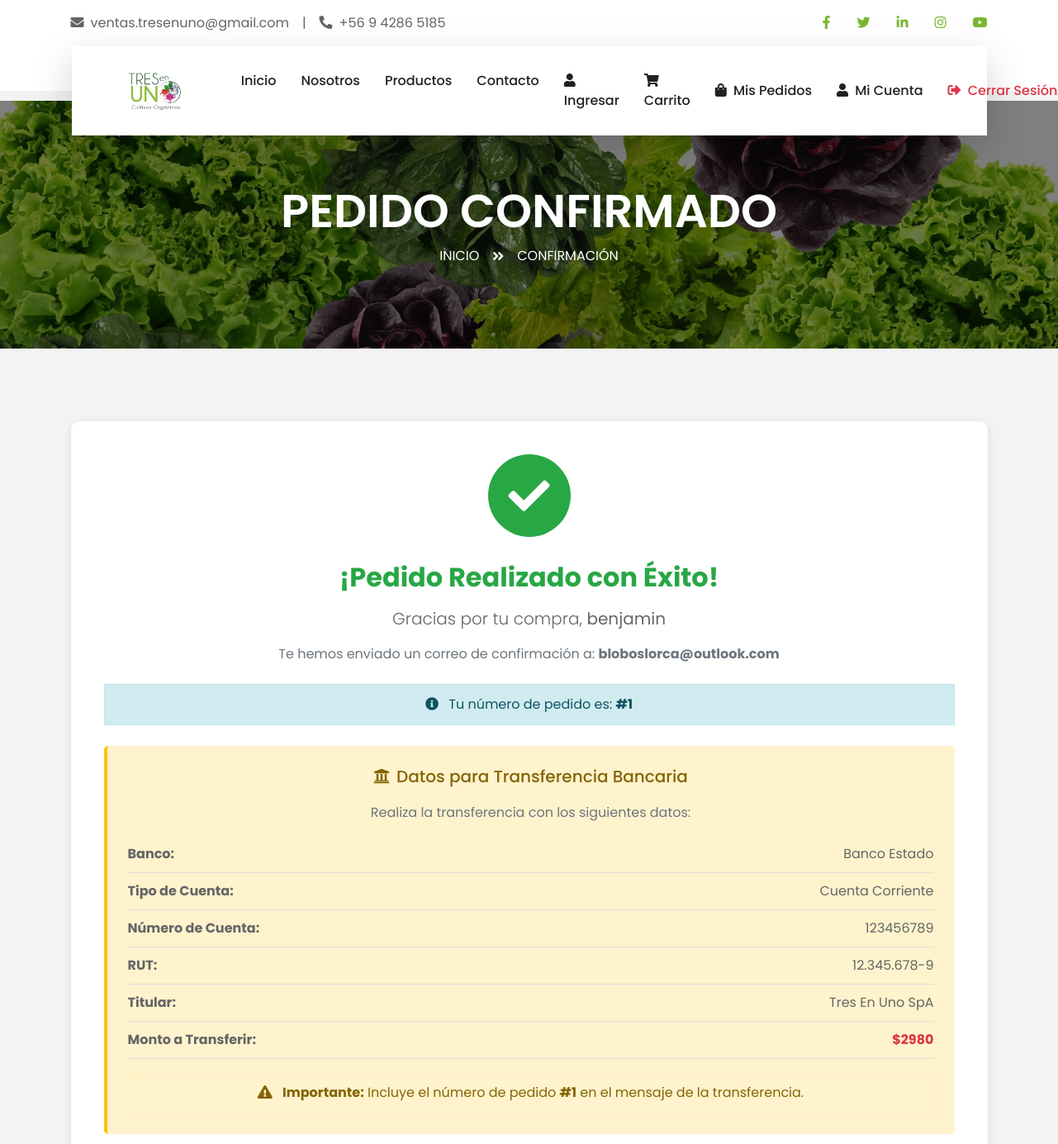
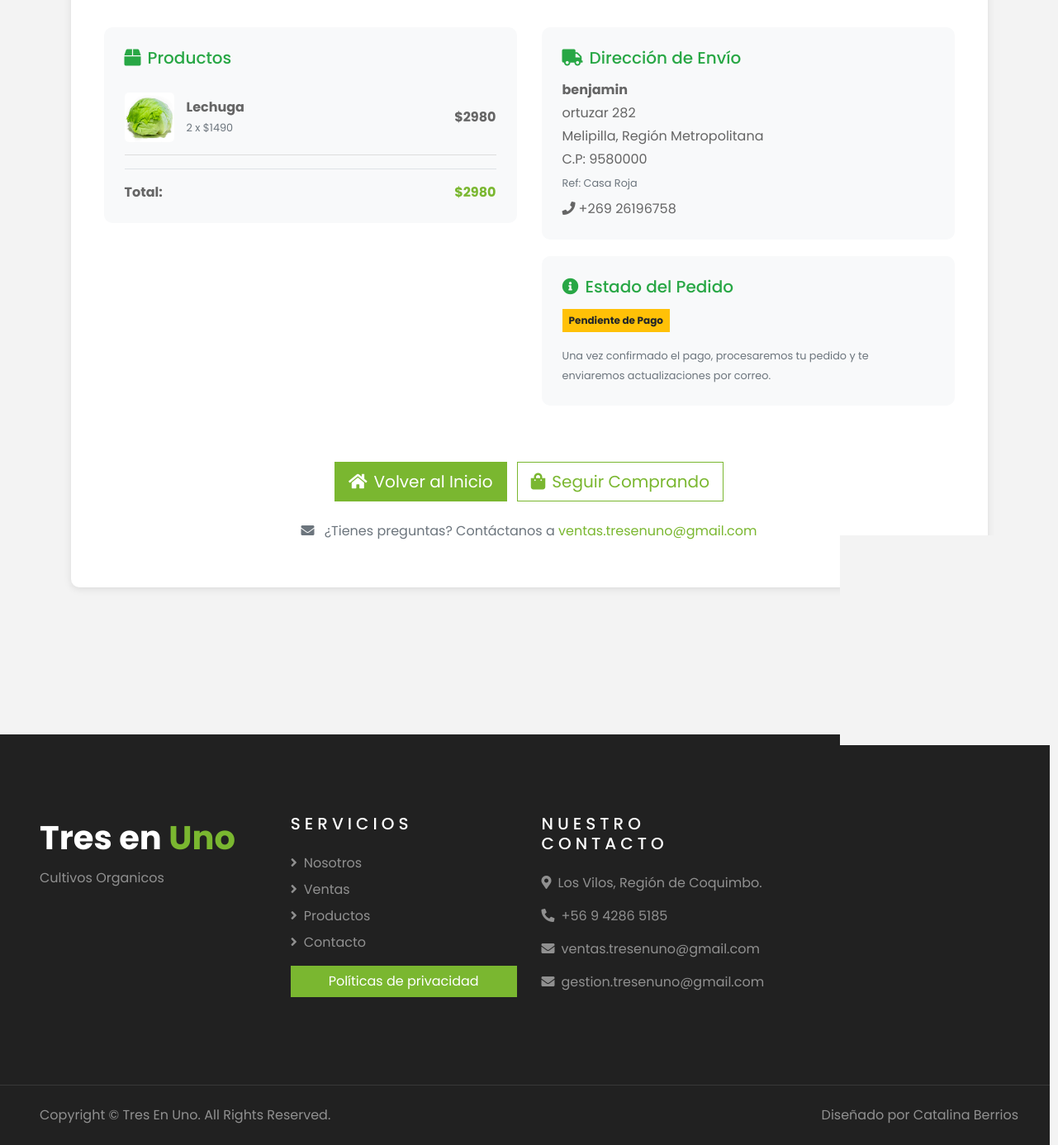
The page /pedido-confirmado/1/ on the database its author committed (2 pictures, top to bottom).
### miapp/models.py (models this page shows, shortened)
class Pedido(models.Model):
    ESTADOS = [
        ('pendiente_pago', 'Pendiente de Pago'),
        ('pagado', 'Pagado'),
        ('preparando', 'Preparando Envío'),
        ('enviado', 'Enviado'),
        ('completado', 'Completado'),
        ('cancelado', 'Cancelado'),
    ]
    METODOS_PAGO = [
        ('transferencia', 'Transferencia Bancaria'),
        ('webpay', 'Webpay (Próximamente)'),
    ]
    fecha_pedido = models.DateTimeField(auto_now_add=True)
    total_pedido = models.DecimalField(max_digits=10, decimal_places=2)
    estado_pedido = models.CharField(max_length=50, choices=ESTADOS, default='pendiente_pago')
    metodo_pago = models.CharField(max_length=50, choices=METODOS_PAGO, default='transferencia')
    usuario = models.ForeignKey(settings.AUTH_USER_MODEL, on_delete=models.SET_NULL, null=True, blank=True)
    nombre_cliente = models.CharField(max_length=255)
    correo_cliente = models.EmailField()
    telefono_cliente = models.CharField(max_length=20)
    direccion = models.CharField(max_length=500)
    region = models.CharField(max_length=100)
    comuna = models.CharField(max_length=100)
    codigo_postal = models.CharField(max_length=20, blank=True, null=True)
    referencia_direccion = models.TextField(blank=True, null=True, help_text="Referencias adicionales para encontrar la dirección")
    notas_pedido = models.TextField(blank=True, null=True, help_text="Notas o comentarios del cliente")
    fecha_pago = models.DateTimeField(null=True, blank=True)
    fecha_envio = models.DateTimeField(null=True, blank=True)
    fecha_entrega = models.DateTimeField(null=True, blank=True)
    numero_seguimiento = models.CharField(max_length=100, blank=True, null=True, help_text="Número de seguimiento del envío")
    nombre_invitado = models.CharField(max_length=255, null=True, blank=True)
    correo_invitado = models.EmailField(null=True, blank=True)
    class Meta:
        db_table = 'pedidos'
        ordering = ['-fecha_pedido']

class DetallePedido(models.Model):
    cantidad = models.IntegerField()
    precio_compra = models.DecimalField(max_digits=10, decimal_places=2)
    id_pedido = models.ForeignKey(Pedido, on_delete=models.CASCADE)
    id_producto = models.ForeignKey(Producto, on_delete=models.CASCADE)
    class Meta:
        db_table = 'detalle_pedidos'

class Producto(models.Model):
    nombre = models.CharField(max_length=50)
    descripcion = models.CharField(max_length=250)
    precio_unitario = models.IntegerField()
    unidad_medida = models.CharField(max_length=20)
    stock_disponible = models.IntegerField()
    id_categoria = models.ForeignKey(Categoria, on_delete=models.CASCADE)
    imagen = models.ForeignKey(Imagen, on_delete=models.CASCADE, null=True, blank=True)

class Imagen(models.Model):
    nombre = models.CharField(max_length=100)
    imagen = models.ImageField(upload_to='productos/')

### miapp/views.py (the view)
# urls.py: path('pedido-confirmado/<int:pedido_id>/', views.confirmacion_pedido, name='confirmacion_pedido'),
def confirmacion_pedido(request, pedido_id):
    pedido = get_object_or_404(Pedido, pk=pedido_id)
    detalles = pedido.detallepedido_set.all()
    detalles_con_subtotal = []
    for detalle in detalles:
        detalles_con_subtotal.append({
            'detalle': detalle,
            'subtotal': detalle.cantidad * detalle.precio_compra
        })
    contexto = {
        'pedido': pedido,
        'detalles': detalles,
        'detalles_con_subtotal': detalles_con_subtotal,  # NUEVO
    }
    return render(request, 'miapp/confirmacion_pedido.html', contexto)

### miapp/templates/miapp/confirmacion_pedido.html (shortened to what this page needs)
{% load static %}
<!DOCTYPE html>
<html lang="es">
<head>
    <link href="https://cdnjs.cloudflare.com/ajax/libs/font-awesome/5.10.0/css/all.min.css" rel="stylesheet">
    <link href="{% static 'css/style.css' %}" rel="stylesheet">
</head>
<body>
    {% include 'miapp/barrabase.html' %}
    <div class="container-fluid page-header">
        <div class="container">
            <div class="d-flex flex-column align-items-center justify-content-center" style="min-height: 300px">
                <h3 class="display-4 text-white text-uppercase">Pedido Confirmado</h3>
                <div class="d-inline-flex text-white">
                    <p class="m-0 text-uppercase"><a class="text-white" href="{% url 'inicio' %}">Inicio</a></p>
                    <i class="fa fa-angle-double-right pt-1 px-3"></i>
                    <p class="m-0 text-uppercase">Confirmación</p>
                </div>
            </div>
        </div>
    </div>
    <div class="container py-5">
        <div class="confirmacion-container">
            <div class="check-icon">
                <i class="fa fa-check"></i>
            </div>
            <h2 class="text-success mb-3">¡Pedido Realizado con Éxito!</h2>
            <p class="lead">Gracias por tu compra, <strong>{{ pedido.nombre_cliente }}</strong></p>
            <p class="text-muted">Te hemos enviado un correo de confirmación a: <strong>{{ pedido.correo_cliente }}</strong></p>
            <div class="alert alert-info mt-4">
                <i class="fa fa-info-circle mr-2"></i>
                Tu número de pedido es: <strong>#{{ pedido.id }}</strong>
            </div>
            <div class="datos-transferencia">
                <h5><i class="fa fa-university mr-2"></i>Datos para Transferencia Bancaria</h5>
                <p class="text-muted mb-3">Realiza la transferencia con los siguientes datos:</p>
                <div class="dato-bancario">
                    <span><strong>Banco:</strong></span>
                    <span>Banco Estado</span>
                </div>
                <div class="dato-bancario">
                    <span><strong>Tipo de Cuenta:</strong></span>
                    <span>Cuenta Corriente</span>
                </div>
                <div class="dato-bancario">
                    <span><strong>Número de Cuenta:</strong></span>
                    <span>123456789</span>
                </div>
                <div class="dato-bancario">
                    <span><strong>RUT:</strong></span>
                    <span>12.345.678-9</span>
                </div>
                <div class="dato-bancario">
                    <span><strong>Titular:</strong></span>
                    <span>Tres En Uno SpA</span>
                </div>
                <div class="dato-bancario">
                    <span><strong>Monto a Transferir:</strong></span>
                    <span class="text-danger"><strong>${{ pedido.total_pedido|floatformat:0 }}</strong></span>
                </div>
                <div class="alert alert-warning mt-3 mb-0">
                    <i class="fa fa-exclamation-triangle mr-2"></i>
                    <strong>Importante:</strong> Incluye el número de pedido <strong>#{{ pedido.id }}</strong> en el mensaje de la transferencia.
                </div>
            </div>
            <div class="row mt-4">
                <div class="col-md-6">
                    <div class="info-box">
                        <h5><i class="fa fa-box mr-2"></i>Productos</h5>
                        {% for item in detalles_con_subtotal %}
                        <div class="producto-item">
                            {% if item.detalle.id_producto.imagen %}
                                <img src="{{ item.detalle.id_producto.imagen.imagen.url }}" alt="{{ item.detalle.id_producto.nombre }}">
                            {% else %}
                                <img src="{% static 'img/default-product.jpg' %}" alt="Sin imagen">
                            {% endif %}
                            <div class="flex-grow-1">
                                <strong>{{ item.detalle.id_producto.nombre }}</strong>
                                <br>
                                <small class="text-muted">{{ item.detalle.cantidad }} x ${{ item.detalle.precio_compra|floatformat:0 }}</small>
                            </div>
                            <strong>${{ item.subtotal|floatformat:0 }}</strong>
                        </div>
                        {% endfor %}
                        <div class="d-flex justify-content-between mt-3 pt-3 border-top">
                            <strong>Total:</strong>
                            <strong class="text-primary">${{ pedido.total_pedido|floatformat:0 }}</strong>
                        </div>
                    </div>
                </div>
                <div class="col-md-6">
                    <div class="info-box">
                        <h5><i class="fa fa-truck mr-2"></i>Dirección de Envío</h5>
                        <p class="mb-1"><strong>{{ pedido.nombre_cliente }}</strong></p>
                        <p class="mb-1">{{ pedido.direccion }}</p>
                        <p class="mb-1">{{ pedido.comuna }}, {{ pedido.region }}</p>
                        {% if pedido.codigo_postal %}
                        <p class="mb-1">C.P: {{ pedido.codigo_postal }}</p>
                        {% endif %}
                        {% if pedido.referencia_direccion %}
                        <p class="mb-1 text-muted"><small>Ref: {{ pedido.referencia_direccion }}</small></p>
                        {% endif %}
                        <p class="mb-0 mt-2">
                            <i class="fa fa-phone mr-1"></i>{{ pedido.telefono_cliente }}
                        </p>
                    </div>
                    <div class="info-box">
                        <h5><i class="fa fa-info-circle mr-2"></i>Estado del Pedido</h5>
                        <span class="badge badge-warning p-2">{{ pedido.get_estado_pedido_display }}</span>
                        <p class="text-muted mt-3 mb-0">
                            <small>Una vez confirmado el pago, procesaremos tu pedido y te enviaremos actualizaciones por correo.</small>
                        </p>
                    </div>
                </div>
            </div>
            <div class="mt-5">
                <a href="{% url 'inicio' %}" class="btn btn-primary btn-lg mr-2">
                    <i class="fa fa-home mr-2"></i>Volver al Inicio
                </a>
                <a href="{% url 'listar_productos' %}" class="btn btn-outline-primary btn-lg">
                    <i class="fa fa-shopping-bag mr-2"></i>Seguir Comprando
                </a>
            </div>
            <div class="mt-4">
                <p class="text-muted">
                    <i class="fa fa-envelope mr-2"></i>
                    ¿Tienes preguntas? Contáctanos a <a href="mailto:ventas.tresenuno@gmail.com">ventas.tresenuno@gmail.com</a>
                </p>
            </div>
        </div>
    </div>
    {% include 'miapp/barrabaja.html' %}
</body>
</html>

### miapp/templates/miapp/confirmacion_pedido.html (style rules this page uses)
.confirmacion-container { background: white; border-radius: 10px; padding: 40px; box-shadow: 0 2px 10px rgba(0,0,0,0.1); text-align: center; margin: 40px 0; }
.check-icon { width: 100px; height: 100px; background: #28a745; border-radius: 50%; display: flex; align-items: center; justify-content: center; margin: 0 auto 30px; animation: scaleIn 0.5s ease; }
.check-icon i { font-size: 50px; color: white; }
.info-box { background: #f8f9fa; border-radius: 10px; padding: 25px; margin: 20px 0; text-align: left; }
.info-box h5 { color: #28a745; margin-bottom: 15px; }
.datos-transferencia { background: #fff3cd; border-left: 4px solid #ffc107; padding: 25px; margin: 25px 0; border-radius: 5px; }
.datos-transferencia h5 { color: #856404; margin-bottom: 20px; }
.dato-bancario { display: flex; justify-content: space-between; padding: 10px 0; border-bottom: 1px solid #ddd; }
.producto-item { display: flex; align-items: center; padding: 15px 0; border-bottom: 1px solid #ddd; }
.producto-item img { width: 60px; height: 60px; object-fit: cover; border-radius: 5px; margin-right: 15px; }

### rows shown on the page
Pedido: nombre_cliente "benjamin", correo_cliente "bloboslorca@outlook.com", id "1", total_pedido "2980", direccion "ortuzar 282", comuna "Melipilla", region "Región Metropolitana", codigo_postal "9580000", referencia_direccion "Casa Roja", telefono_cliente "+269 26196758", estado_pedido "Pendiente de Pago"
DetallePedido: detalle.id_producto.imagen.imagen (picture), detalle.id_producto.nombre "Lechuga", detalle.cantidad "2", detalle.precio_compra "1490", subtotal "2980"
